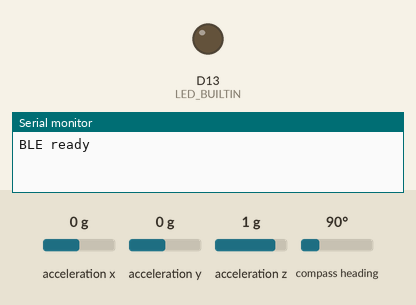
Simulated run of this sketch. Board: Arduino Nano 33 BLE. Shown: output pins drawn as LEDs (lit = HIGH), the last lines printed to the serial monitor. The inputs (shaded band) are chosen by the test bench; at power-on: acceleration x 0 g, acceleration y 0 g, acceleration z 1 g, compass heading 90°. Nothing arrives over Bluetooth unless stated; a phone connects over Bluetooth LE 3 s after start.

Above: at 0.1 s.
At 3.1 s:
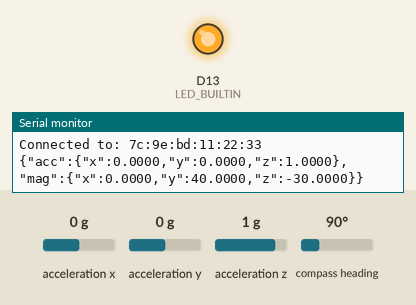
Timing chart, 0 to 4.6 s (numbered marks = the images above):
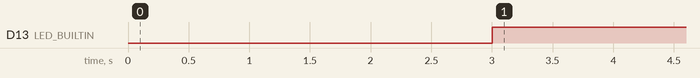

The sketch:

Konfort.ino
```cpp
#include <ArduinoBLE.h>
#include <Arduino_BMI270_BMM150.h>

// =============================================
// Variable Initialization
// =============================================
// BLE Attributes
BLEService sensorService("19B10000-E8F2-537E-4F6C-D104768A1214");
BLEStringCharacteristic sensorDataJSON("19B10001-E8F2-537E-4F6C-D104768A1214", BLERead | BLENotify, 128);

// Timing control variables
unsigned long previousMillis = 0;
const long interval = 200; // 200ms interval for 5Hz frequency

// Variables to store sensor readings
float ax = 0, ay = 0, az = 0, mx = 0, my = 0, mz = 0;

// =============================================
// Initial Setup
// =============================================
void setup() {
  // Serial communication initialization
  Serial.begin(9600);
  while (!Serial);

  // Built-in LED initialization
  pinMode(LED_BUILTIN, OUTPUT);
  digitalWrite(LED_BUILTIN, LOW);

  // IMU initialization
  if (!IMU.begin()) {
    Serial.println("Error initializing IMU");
    while (1);
  }

  // BLE initialization
  if (!BLE.begin()) {
    Serial.println("Error initializing BLE");
    while (1);
  }

  // BLE Configuration
  BLE.setLocalName("Konfort");
  BLE.setAdvertisedService(sensorService);
  sensorService.addCharacteristic(sensorDataJSON);
  BLE.addService(sensorService);
  BLE.advertise();

  Serial.println("BLE ready");
}

// =============================================
// Main Loop
// =============================================
void loop() {
  // Check if a device has connected
  BLEDevice central = BLE.central();

  if (central) {
    // Print connection details for debugging
    Serial.print("Connected to: ");
    Serial.println(central.address());

    // Turn LED on (BLE connected)
    digitalWrite(LED_BUILTIN, HIGH);

    while (central.connected()) {
      // Read sensors if available (overwrite previous values)
      if (IMU.accelerationAvailable()) IMU.readAcceleration(ax, ay, az);
      if (IMU.magneticFieldAvailable()) IMU.readMagneticField(mx, my, mz);

      // Timing control for sending data
      unsigned long currentMillis = millis();
      if (currentMillis - previousMillis >= interval) {
        previousMillis = currentMillis;

        // Create and send JSON
        char jsonBuffer[128];
        snprintf(
          jsonBuffer, sizeof(jsonBuffer),
          "{\"acc\":{\"x\":%.4f,\"y\":%.4f,\"z\":%.4f},\"mag\":{\"x\":%.4f,\"y\":%.4f,\"z\":%.4f}}",
          ax, ay, az, mx, my, mz
        );

        sensorDataJSON.writeValue(jsonBuffer);
        Serial.println(jsonBuffer);
      }
    }

    // Turn LED off (BLE disconnected)
    digitalWrite(LED_BUILTIN, LOW);
    Serial.print("Disconnected from: ");
    Serial.println(central.address());
  }
}
```

Measured:
- by itself, D13 (LED_BUILTIN): LOW → HIGH at 3.0 s
